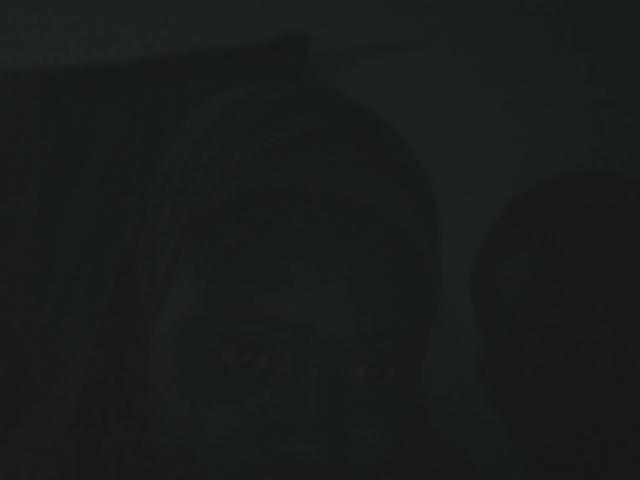
#> input picture Sheega-ameenah/Day2/Boddo.jpg, 640 x 480 px
$ jupyter execute day2.ipynb   (shell and % lines are left out)
#> lines starting #> are read from the running program, lines starting #| are printed output that depends on the picture
# Load an image from a file and resize it to a specific dimension.

[cell 1]
import cv2
image_path = './Boddo.jpg'
image= cv2.imread(image_path)
#> image is the input picture: shape (480, 640, 3); mean B, G, R 28.2, 27.7, 24.6

[cell 2]
desired_width = 500
desired_height = 300
resized_image = cv2.resize(image,(desired_height,desired_height))
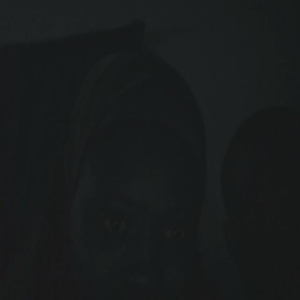
#> resized_image: shape (300, 300, 3); mean B, G, R 28.2, 27.7, 24.6

[cell 3]
cv2.imwrite('./BoddoResized.jpg', resized_image)
#> Out = True
